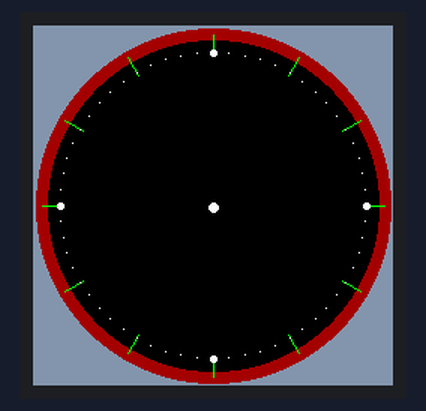
A sketch run on a simulated ESP8266 (Wemos D1 mini). On the bench: 240×240 colour display. WiFi joins after 1.5 s; servers stay silent unless stated; network time is answered at once with the bench clock; the local clock reads 2024-03-15 10:24:30 at power-on unless the sketch sets it; what the sketch prints to the serial monitor is not drawn.

Above: at 1.6 s.
At 3.34 s:
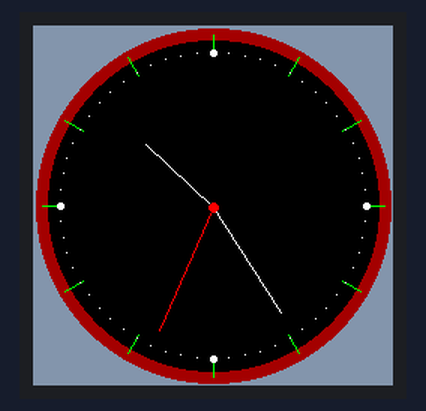
At 11.6 s:
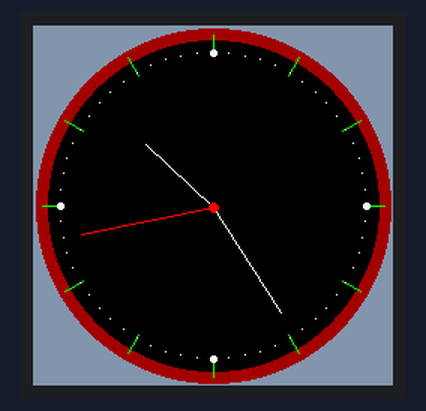
At 20.6 s:
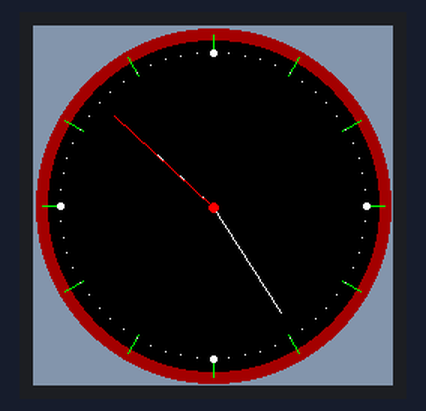
At 29.6 s:
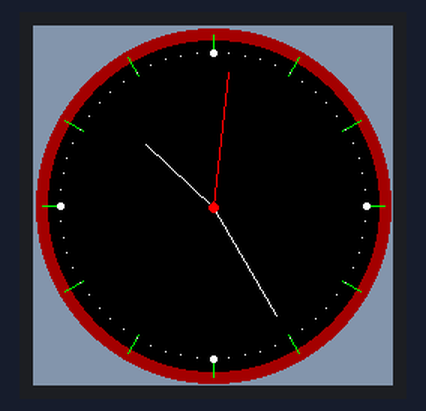
At 38.6 s:
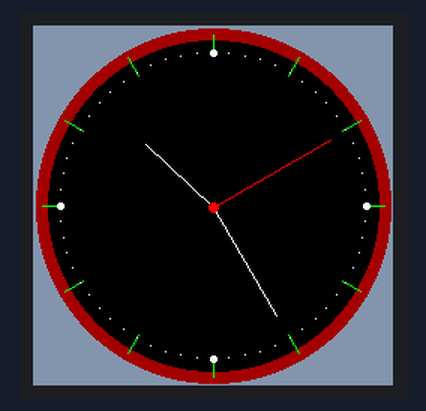

Measured:
- what the display in image 0 shows lasts 1.5 s, from 1.6 s to 3.1 s
- what the display in image 1 shows lasts 0.5 s, from 3.1 s to 3.6 s
- what the display in image 2 shows lasts 1.0 s, from 11.6 s to 12.6 s

The sketch:

internet_clock_GC9A010_ESP8266.ino
```cpp
// internet_clock_GC9A010_ESP8266
// platform: ESP8266 Wemos d1 mini
// display: GC9A010 driven circular display 240*240 pixels
//
// clock by Bodmer - Clock example in TFT_eSPI library
//
// adapted and modified
// Floris Wouterlood
// November 1, 2022
// public domain

   #include "SPI.h"
   #include "Adafruit_GFX.h"
   #include "Adafruit_GC9A01A.h"
   #include <NTPClient.h>
   #include <ESP8266WiFi.h>
   #include <WiFiUdp.h>

   const char* ssid =            "DogNet";                                                            // network wifi credentials  - fill in your wifi network name
   const char* password =        "XXXX";                                                            // network wifi credentials  - fill in your wifi key

   const long utcOffsetInSeconds = -4 * 60 * 60;     // UTC to EST
   char daysOfTheWeek[7][12] = {"Sunday", "Monday", "Tuesday", "Wednesday", "Thursday", "Friday", "Saturday"};


   #define TFT_DC D2
   #define TFT_CS D8
   #define DEG2RAD 0.0174532925

// some extra colors
   #define BLACK      0x0000
   #define BLUE       0x001F
   #define RED        0xF800
   #define GREEN      0x07E0
   #define CYAN       0x07FF
   #define MAGENTA    0xF81F
   #define YELLOW     0xFFE0
   #define WHITE      0xFFFF
   #define ORANGE     0xFBE0
   #define GREY       0x84B5
   #define BORDEAUX   0xA000

   Adafruit_GC9A01A tft(TFT_CS, TFT_DC);

   float sx = 0, sy = 1, mx = 1, my = 0, hx = -1, hy = 0;                              // saved H, M, S x & y multipliers
   float sdeg = 0, mdeg= 0, hdeg = 0;
   uint16_t osx = 120, osy = 120, omx = 120, omy = 120, ohx = 120, ohy = 120;          // saved H, M, S x & y coords
   uint16_t x0=0, x1=0, yy0=0, yy1=0;
   uint32_t targetTime = 0;                                                            // for next 1 second timeout

   int hh = 0;                                                                         // hours variable
   int mm = 0;                                                                         // minutes variable
   int ss = 0;                                                                         // seconds variable

   WiFiUDP ntpUDP;                                                                     // define NTP client to get time
   NTPClient timeClient(ntpUDP, "pool.ntp.org", utcOffsetInSeconds);

bool initial = 1;

void setup(void) {
   tft.begin ();
   tft.setRotation (2);
   tft.fillScreen (BLACK);
   delay (200);
   tft.fillScreen (RED);
   delay (200);
   tft.fillScreen (GREEN);
   delay (200);
   tft.fillScreen (BLUE);
   delay (200);
   tft.fillScreen (BLACK);
   delay (200);
   tft.fillScreen (GREY);

   createDial ();

   Serial.begin (9600);
   Serial.println ();
   Serial.println ();
   Serial.print ("connecting to ");
   Serial.println (ssid);
   WiFi.begin (ssid, password);

   while (WiFi.status() != WL_CONNECTED )
      {
      delay (500);
      Serial.print (".");
      }
   Serial.print ("connection with ");
   Serial.println (ssid);
   Serial.println ("-------------------------------");

   timeClient.begin();
   timeClient.update ();
   Serial.print ("internet server time: ");
   Serial.println(timeClient.getFormattedTime());

   hh = timeClient.getHours ();
   mm = timeClient.getMinutes ();
   ss = timeClient.getSeconds ();

}

void loop() {
   if (targetTime < millis())
      {
      targetTime += 1000;
      ss++;                                                                            // advance second
      if (ss==60)
         {
         ss=0;
         mm++;                                                                         // advance minute
         if(mm>59)
            {
            mm=0;
            hh++;                                                                      // advance hour
            if (hh>23)
               {
               hh=0;
               timeClient.update ();                                                   // update at midnight
               }
            }
         }

      // pre-compute hand degrees, x & y coords for a fast screen update
      sdeg = ss*6;                                                                     // 0-59 -> 0-354
      mdeg = mm*6+sdeg*0.01666667;                                                     // 0-59 -> 0-360 - includes seconds
      hdeg = hh*30+mdeg*0.0833333;                                                     // 0-11 -> 0-360 - includes minutes and seconds
      hx = cos ((hdeg-90)*DEG2RAD);
      hy = sin ((hdeg-90)*DEG2RAD);
      mx = cos ((mdeg-90)*DEG2RAD);
      my = sin ((mdeg-90)*DEG2RAD);
      sx = cos ((sdeg-90)*DEG2RAD);
      sy = sin ((sdeg-90)*DEG2RAD);

      if (ss==0 || initial)
         {
         initial = 0;
         tft.drawLine (ohx, ohy, 120, 121, BLACK);                                     // erase hour and minute hand positions every minute
         ohx = hx*62+121;
         ohy = hy*62+121;
         tft.drawLine (omx, omy, 120, 121, BLACK);
         omx = mx*84+120;
         omy = my*84+121;
         }

      tft.drawLine (osx, osy, 120, 121, BLACK);                                      // redraw new hand positions, hour and minute hands not erased here to avoid flicker
      osx = sx*90+121;
      osy = sy*90+121;
      tft.drawLine (osx, osy, 120, 121, RED);
      tft.drawLine (ohx, ohy, 120, 121, WHITE);
      tft.drawLine (omx, omy, 120, 121, WHITE);
      tft.drawLine (osx, osy, 120, 121, RED);
      tft.fillCircle(120, 121, 3, RED);
      }
}

void createDial (){

   tft.setTextColor (WHITE, GREY);
   tft.fillCircle(120, 120, 118, BORDEAUX);                                           // creates outer ring
   tft.fillCircle(120, 120, 110, BLACK);

   for (int i = 0; i<360; i+= 30)                                                     // draw 12 line segments at the outer ring
      {
      sx = cos((i-90)*DEG2RAD);
      sy = sin((i-90)*DEG2RAD);
      x0 = sx*114+120;
      yy0 = sy*114+120;
      x1 = sx*100+120;
      yy1 = sy*100+120;
      tft.drawLine(x0, yy0, x1, yy1, GREEN);
      }

   for (int i = 0; i<360; i+= 6)                                                      // draw 60 dots - minute markers
      {
      sx = cos((i-90)*DEG2RAD);
      sy = sin((i-90)*DEG2RAD);
      x0 = sx*102+120;
      yy0 = sy*102+120;
      tft.drawPixel(x0, yy0, WHITE);

      if(i==0  || i==180) tft.fillCircle (x0, yy0, 2, WHITE);                         // draw main quadrant dots
      if(i==90 || i==270) tft.fillCircle (x0, yy0, 2, WHITE);
     }

   tft.fillCircle(120, 121, 3, WHITE);                                               // pivot
   targetTime = millis() + 1000;
}
```
